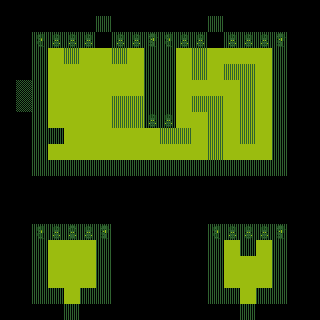

Rendered tile map (Tiled .tmx) drawn with the repository's tilesets; below, a short description and the map source with its tile grids summarised:
An orthogonal 20x20 tile map with 16x16 px tiles, 3 tile layers (ground, collision, decoration) and 30 objects.

<map version="1.2" tiledversion="1.2.4" orientation="orthogonal" renderorder="right-down" width="20" height="20" tilewidth="16" tileheight="16" infinite="0" nextlayerid="5" nextobjectid="38">
 <properties>
  <property name="event" type="int" value="0" />
  <property name="expired" type="int" value="0" />
 </properties>
 <tileset firstgid="1" name="ww2tileset" tilewidth="16" tileheight="16" tilecount="132" columns="12">
  <image source="../assets/rpg/ww2tileset.png" trans="003039" width="192" height="176" />
 </tileset>
 <layer id="1" name="ground" width="20" height="20">
  <data>[400 cells, 170 non-empty, 9 distinct tile ids]</data>
 </layer>
 <layer id="2" name="collision" width="20" height="20">
  <data>[400 cells, 113 non-empty, 2 distinct tile ids]</data>
 </layer>
 <objectgroup id="3" name="interactions">
  <object id="1" gid="3" x="96" y="48" width="16" height="16">
   <properties>
    <property name="destinationX" type="int" value="64" />
    <property name="destinationY" type="int" value="288" />
    <property name="exit" type="int" value="0" />
    <property name="facing" value="up" />
   </properties>
  </object>
  <object id="2" gid="3" x="208" y="48" width="16" height="16">
   <properties>
    <property name="destinationX" type="int" value="240" />
    <property name="destinationY" type="int" value="288" />
    <property name="exit" type="int" value="0" />
    <property name="facing" value="up" />
   </properties>
  </object>
  <object id="3" gid="3" x="64" y="304" width="16" height="16">
   <properties>
    <property name="destinationX" type="int" value="96" />
    <property name="destinationY" type="int" value="64" />
    <property name="exit" type="int" value="0" />
    <property name="facing" value="down" />
   </properties>
  </object>
  <object id="4" gid="3" x="240" y="304" width="16" height="16">
   <properties>
    <property name="destinationX" type="int" value="208" />
    <property name="destinationY" type="int" value="64" />
    <property name="exit" type="int" value="0" />
    <property name="facing" value="down" />
   </properties>
  </object>
  <object id="9" gid="59" x="48" y="144" width="16" height="16">
   <properties>
    <property name="desc" value="Just a crate." />
    <property name="effect" type="int" value="0" />
   </properties>
  </object>
  <object id="11" gid="59" x="240" y="256" width="16" height="16">
   <properties>
    <property name="desc" value="Just a crate." />
    <property name="effect" type="int" value="1" />
   </properties>
  </object>
  <object id="12" gid="42" x="80" y="96" width="16" height="16">
   <properties>
    <property name="start" value="down" />
   </properties>
  </object>
  <object id="14" gid="59" x="64" y="240" width="16" height="16">
   <properties>
    <property name="desc" value="What a great view!" />
    <property name="effect" type="int" value="0" />
   </properties>
  </object>
  <object id="15" gid="2" x="64" y="64" width="16" height="16">
   <properties>
    <property name="desc" value="Just a crate." />
    <property name="effect" type="int" value="0" />
   </properties>
  </object>
  <object id="16" gid="2" x="112" y="64" width="16" height="16">
   <properties>
    <property name="desc" value="Just a crate." />
    <property name="effect" type="int" value="0" />
   </properties>
  </object>
  <object id="17" gid="2" x="112" y="112" width="16" height="16">
   <properties>
    <property name="desc" value="Just a crate." />
    <property name="effect" type="int" value="0" />
   </properties>
  </object>
  <object id="18" gid="2" x="112" y="128" width="16" height="16">
   <properties>
    <property name="desc" value="Just a crate." />
    <property name="effect" type="int" value="0" />
   </properties>
  </object>
  <object id="19" gid="2" x="128" y="112" width="16" height="16">
   <properties>
    <property name="desc" value="Just a crate." />
    <property name="effect" type="int" value="0" />
   </properties>
  </object>
  <object id="20" gid="2" x="128" y="128" width="16" height="16">
   <properties>
    <property name="desc" value="Just a crate." />
    <property name="effect" type="int" value="0" />
   </properties>
  </object>
  <object id="21" gid="2" x="160" y="144" width="16" height="16">
   <properties>
    <property name="desc" value="Just a crate." />
    <property name="effect" type="int" value="0" />
   </properties>
  </object>
  <object id="22" gid="2" x="176" y="144" width="16" height="16">
   <properties>
    <property name="desc" value="Just a crate." />
    <property name="effect" type="int" value="0" />
   </properties>
  </object>
  <object id="23" gid="2" x="192" y="112" width="16" height="16">
   <properties>
    <property name="desc" value="Just a crate." />
    <property name="effect" type="int" value="0" />
   </properties>
  </object>
  <object id="24" gid="2" x="208" y="112" width="16" height="16">
   <properties>
    <property name="desc" value="Just a crate." />
    <property name="effect" type="int" value="0" />
   </properties>
  </object>
  <object id="25" gid="2" x="208" y="128" width="16" height="16">
   <properties>
    <property name="desc" value="Just a crate." />
    <property name="effect" type="int" value="0" />
   </properties>
  </object>
  <object id="26" gid="2" x="208" y="144" width="16" height="16">
   <properties>
    <property name="desc" value="Just a crate." />
    <property name="effect" type="int" value="0" />
   </properties>
  </object>
  <object id="27" gid="2" x="208" y="160" width="16" height="16">
   <properties>
    <property name="desc" value="Just a crate." />
    <property name="effect" type="int" value="0" />
   </properties>
  </object>
  <object id="28" gid="2" x="240" y="144" width="16" height="16">
   <properties>
    <property name="desc" value="Just a crate." />
    <property name="effect" type="int" value="0" />
   </properties>
  </object>
  <object id="29" gid="2" x="240" y="128" width="16" height="16">
   <properties>
    <property name="desc" value="Just a crate." />
    <property name="effect" type="int" value="0" />
   </properties>
  </object>
  <object id="30" gid="2" x="240" y="112" width="16" height="16">
   <properties>
    <property name="desc" value="Just a crate." />
    <property name="effect" type="int" value="0" />
   </properties>
  </object>
  <object id="31" gid="2" x="240" y="96" width="16" height="16">
   <properties>
    <property name="desc" value="Just a crate." />
    <property name="effect" type="int" value="0" />
   </properties>
  </object>
  <object id="32" gid="2" x="240" y="80" width="16" height="16">
   <properties>
    <property name="desc" value="Just a crate." />
    <property name="effect" type="int" value="0" />
   </properties>
  </object>
  <object id="33" gid="2" x="224" y="80" width="16" height="16">
   <properties>
    <property name="desc" value="Just a crate." />
    <property name="effect" type="int" value="0" />
   </properties>
  </object>
  <object id="35" gid="2" x="192" y="80" width="16" height="16">
   <properties>
    <property name="desc" value="Just a crate." />
    <property name="effect" type="int" value="0" />
   </properties>
  </object>
  <object id="36" gid="2" x="192" y="64" width="16" height="16">
   <properties>
    <property name="desc" value="Just a crate." />
    <property name="effect" type="int" value="0" />
   </properties>
  </object>
  <object id="37" gid="41" x="160" y="256" width="16" height="16">
   <properties>
    <property name="desc" value="Hi!" />
    <property name="entity" type="int" value="0" />
   </properties>
  </object>
 </objectgroup>
 <layer id="4" name="decoration" width="20" height="20">
  <data>[400 cells, 21 non-empty, 1 distinct tile ids]</data>
 </layer>
</map>